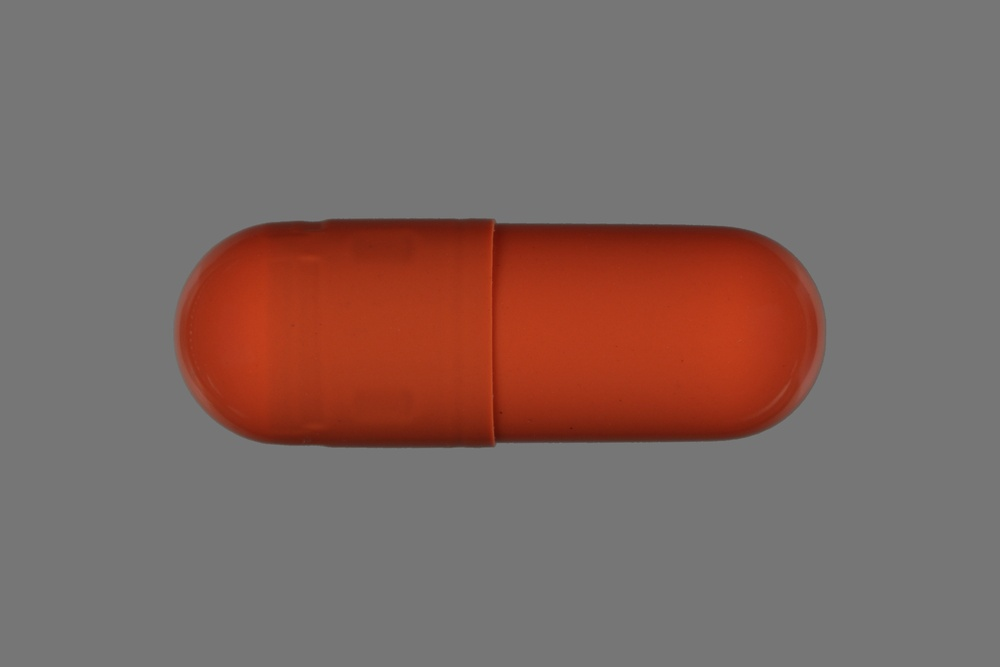
#> input picture src/shape/test2.jpg, 1000 x 667 px, shrunk from 2400 x 1600 before the run, found by its file name
$ jupyter execute color_lab.ipynb   (shell and % lines are left out)
#> lines starting #> are read from the running program, lines starting #| are printed output that depends on the picture
[cell 1]
%pylab inline
import numpy as np
from skimage import io, color
from colormath.color_diff import delta_e_cie1976

[cell 2]
rgb1 = io.imread('./src/shape/test2.jpg')
#> rgb1 is the input picture: shape (667, 1000, 3); mean R, G, B 125.2, 104.3, 99.3
rgb2 = io.imread('./src/shape/test1.jpg')
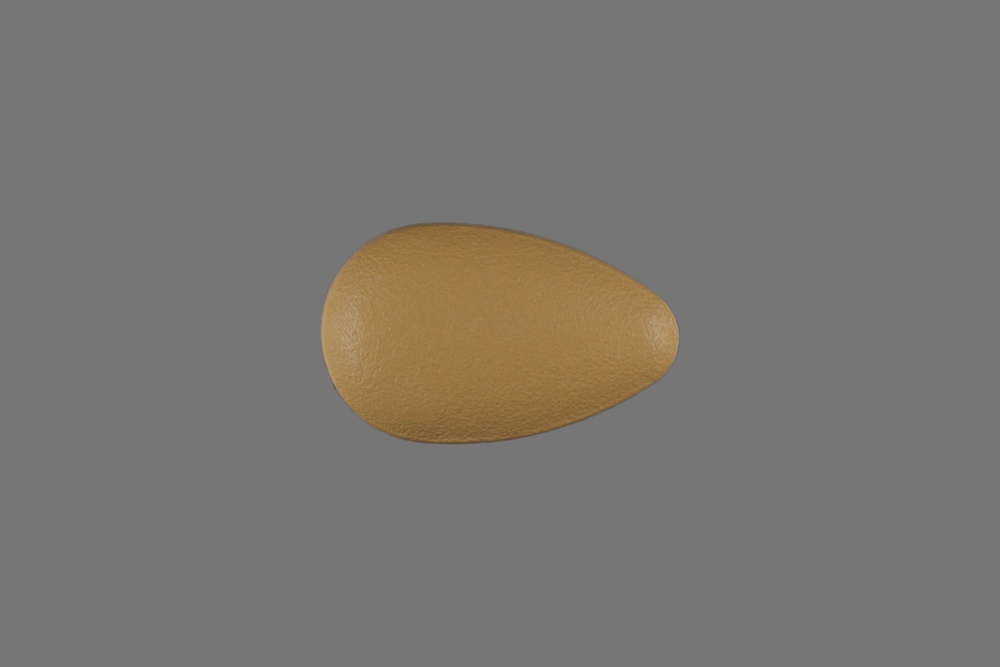
#> input picture src/shape/test1.jpg, 1000 x 667 px, shrunk from 2400 x 1600 before the run, found by its file name
#> rgb2 is the input picture: shape (667, 1000, 3); mean R, G, B 121.3, 118.2, 113.8
lab1 = color.rgb2lab(rgb1)
#> lab1: shape (667, 1000, 3) float64; mean of channels 0, 1, 2 47, 8.4, 7.6
lab2 = color.rgb2lab(rgb2)
#> lab2: shape (667, 1000, 3) float64; mean of channels 0, 1, 2 49.9, 0.7, 2.9
fig = figure(figsize=(20,10))
ax = fig.add_subplot(1,2,1)
ax.imshow(rgb1)
ax = fig.add_subplot(1,2,2)
ax.imshow(rgb2)
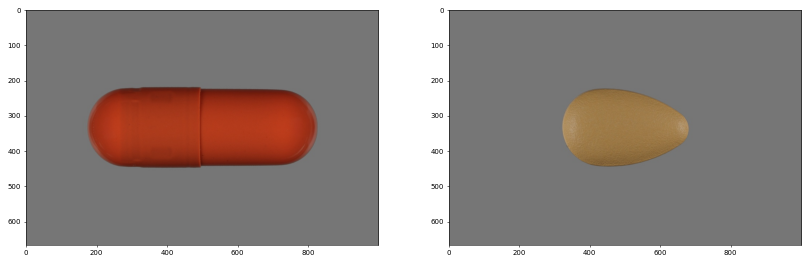
#> figure drawn by matplotlib, 2 panels

[cell 3]
fig = figure(figsize=(20,10))
ax = fig.add_subplot(1,2,1)
ax.imshow(lab1)
ax = fig.add_subplot(1,2,2)
ax.imshow(lab2)
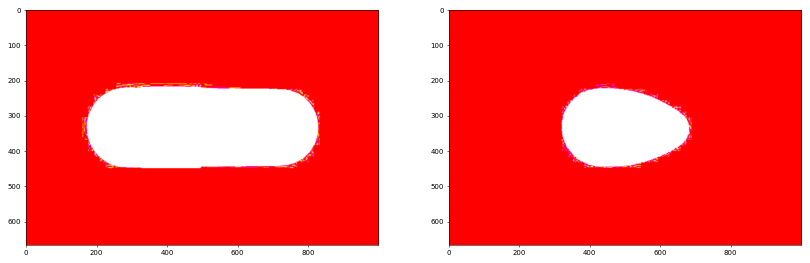
#> figure drawn by matplotlib, 2 panels

[cell 4]
nz_mask1 =  lab1 < 1
#> nz_mask1: shape (667, 1000, 3) bool; mean of channels 0, 1, 2 0, 0.794, 0.792
nz_mask2 = lab2 <  1
#> nz_mask2: shape (667, 1000, 3) bool; mean of channels 0, 1, 2 0, 0.906, 0.903

fig = figure(figsize=(20,10))
ax = fig.add_subplot(1,2,1)
h1 = ax.imshow(nz_mask1)
ax = fig.add_subplot(1,2,2)
h2 = ax.imshow(nz_mask2)

[cell 5]
fig = figure(figsize=(20,10))
ax = fig.add_subplot(1,2,1)
h1 = ax.hist(lab1[~nz_mask1].ravel(),bins=256)
ax = fig.add_subplot(1,2,2)
h2 = ax.hist(lab2[~nz_mask2].ravel(),bins=256)
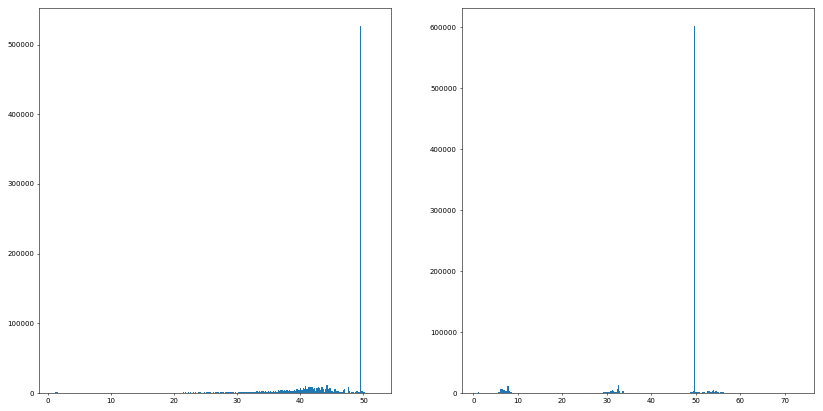
#> figure drawn by matplotlib, 2 panels; panel 1: tallest bar 526077 high, from x = 49.5 to 49.69; panel 2: tallest bar 601356 high, from x = 49.63 to 49.91

[cell 6]
delta_e_cie1976()
#> (this line was passed over: colormath is not available in this run)
